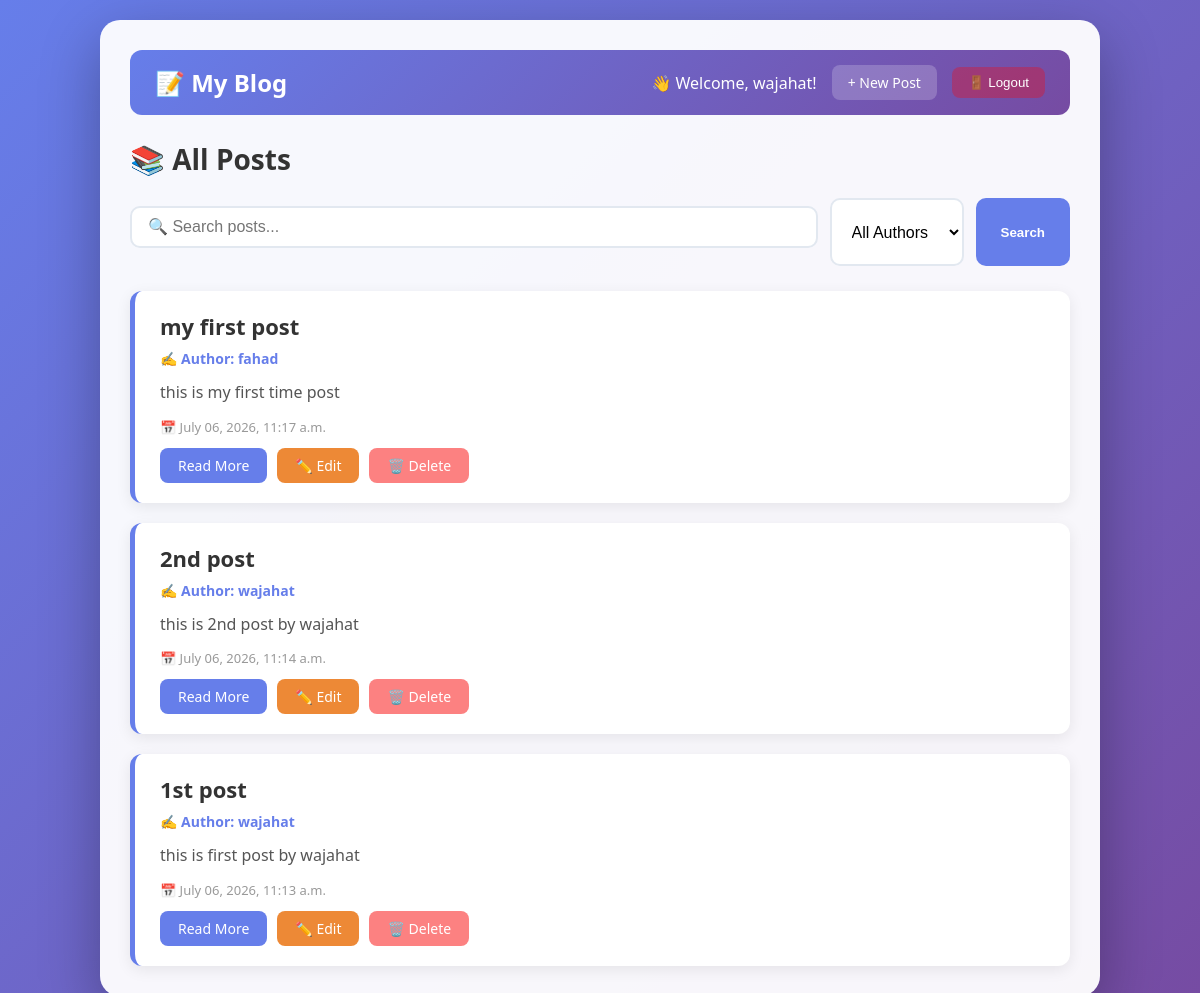
The app's page / (signed in) with its own data.
### posts/models.py (models this page shows, shortened)
class Post(models.Model):
    title = models.CharField(max_length=200)
    content = models.TextField()
    author=models.ForeignKey(User,on_delete=models.CASCADE,related_name='posts',null=True,blank=True)
    created_at = models.DateTimeField(auto_now_add=True)

### posts/views.py (the view)
# urls.py: path('', PostListView.as_view(),name='home'),
class PostListView(ListView): #all posts
    model=Post
    template_name='posts/home.html'
    context_object_name='posts'
    def get_queryset(self):
        queryset=Post.objects.all()
        search=self.request.GET.get('search') #search
        if search:
            queryset=queryset.filter(title__icontains=search)
        author_id = self.request.GET.get('author')
        if author_id:
            queryset = queryset.filter(author_id=author_id)
        return queryset.order_by('-created_at')
    def get_context_data(self, **kwargs):
        context = super().get_context_data(**kwargs)
        context['authors'] = User.objects.all()
        return context

### blogproj/posts/templates/posts/home.html (shortened to what this page needs)
{% extends 'posts/base.html' %}
{% load static %}
{% block content %}
    <h2 class="page-title">📚 All Posts</h2>
    <form method="GET" action="{% url 'home' %}" class="search-form">
        <input type="text" name="search" placeholder="🔍 Search posts..." value="{{ request.GET.search }}">
        <select name="author">
            <option value="">All Authors</option>
        </select>
        <button type="submit">Search</button>
    </form>
    <div class="posts-grid">
        {% for post in posts %}
            <div class="post">
                <h2>{{ post.title }}</h2>
                <p class="author">✍️ Author: {{ post.author.username }}</p>
                <p class="content">{{ post.content|truncatewords:30 }}</p>
                <p class="meta">📅 {{ post.created_at|date:"F d, Y, h:i a" }}</p>
                <div class="actions">
                    <a href="{% url 'detail' pk=post.pk %}" class="btn btn-primary">Read More</a>
                    {% if user == post.author or user.is_superuser %}
                        <a href="{% url 'edit_post' pk=post.pk %}" class="btn btn-warning">✏️ Edit</a>
                        <a href="{% url 'delete_post' pk=post.pk %}" class="btn btn-danger">🗑️ Delete</a>
                    {% endif %}
                </div>
            </div>
        {% empty %}
            <p>No posts yet. <a href="{% url 'create_post' %}">Create one</a></p>
        {% endfor %}
    </div>
{% endblock %}

### blogproj/posts/templates/posts/base.html (shortened to what this page needs)
{% load static %}
<!DOCTYPE html>
<html>
<head>
    <link rel="stylesheet" type="text/css" href="{% static 'posts/style.css' %}">
</head>
<body>
    <div class="container">
        <div class="nav">
            <h1>📝 My Blog</h1>
            <div class="nav-right">
                {% if user.is_authenticated %}
                    <span class="welcome">👋 Welcome, {{ user.username }}!</span>
                    <a href="{% url 'create_post' %}" class="btn btn-primary" style="background: rgba(255,255,255,0.2);">+ New Post</a>
                    <form action="{% url 'logout' %}" method="POST" style="display: inline; margin: 0;">
                        <button type="submit" class="logout-btn">🚪 Logout</button>
                    </form>
                {% else %}
                    <a href="{% url 'login' %}">🔑 Login</a>
                {% endif %}
            </div>
        </div>
        {% block content %}{% endblock %}
    </div>
</body>
</html>

### posts/static/posts/style.css (style rules this page uses)
* { margin: 0; padding: 0; box-sizing: border-box; }
body { font-family: 'Segoe UI', Tahoma, Geneva, Verdana, sans-serif; background: linear-gradient(135deg, #667eea 0%, #764ba2 100%); min-height: 100vh; padding: 20px; }
.container { max-width: 1000px; margin: 0 auto; background: rgba(255, 255, 255, 0.95); padding: 30px; border-radius: 20px; box-shadow: 0 20px 60px rgba(0,0,0,0.3); }
.nav { display: flex; justify-content: space-between; align-items: center; background: linear-gradient(135deg, #667eea 0%, #764ba2 100%); padding: 15px 25px; border-radius: 12px; color: white; margin-bottom: 25px; flex-wrap: wrap; }
.nav h1 { font-size: 24px; margin: 0; color: white; }
.nav-right { display: flex; align-items: center; gap: 15px; flex-wrap: wrap; }
.nav a { color: white; text-decoration: none; padding: 8px 16px; border-radius: 8px; background: rgba(255,255,255,0.15); transition: background 0.3s; font-weight: 500; }
.nav .logout-btn { background: rgba(255, 0, 0, 0.3); border: none; color: white; padding: 8px 16px; border-radius: 8px; cursor: pointer; font-weight: 500; }
.nav .welcome { color: white; font-weight: 500; }
.btn { display: inline-block; padding: 8px 18px; border: none; border-radius: 8px; text-decoration: none; font-weight: 500; font-size: 14px; cursor: pointer; transition: all 0.3s; }
.btn-primary { background: #667eea; color: white; }
.btn-warning { background: #ed8936; color: white; }
.btn-danger { background: #fc8181; color: white; }
.search-form { display: flex; gap: 12px; margin: 20px 0 25px 0; flex-wrap: wrap; }
.search-form input[type="text"] { flex: 1; padding: 10px 16px; border: 2px solid #e2e8f0; border-radius: 10px; font-size: 16px; min-width: 150px; }
.search-form select { padding: 10px 16px; border: 2px solid #e2e8f0; border-radius: 10px; font-size: 16px; background: white; min-width: 130px; }
.search-form button { padding: 10px 25px; background: #667eea; color: white; border: none; border-radius: 10px; font-weight: 600; cursor: pointer; }
.posts-grid { display: flex; flex-direction: column; gap: 20px; margin-top: 20px; }
.post { background: white; padding: 20px 25px; border-radius: 12px; box-shadow: 0 4px 15px rgba(0,0,0,0.08); border-left: 5px solid #667eea; transition: transform 0.3s, box-shadow 0.3s; }
.post h2 { color: #333; font-size: 22px; margin-bottom: 8px; }
.post .author { color: #667eea; font-weight: 600; font-size: 14px; }
.post .content { color: #555; margin: 12px 0; line-height: 1.6; }
.post .meta { color: #999; font-size: 13px; margin-bottom: 12px; }
.post .actions { display: flex; gap: 10px; flex-wrap: wrap; margin-top: 10px; }
.page-title { color: #333; font-size: 28px; margin-bottom: 20px; }
form input, form textarea { width: 100%; padding: 12px 16px; margin: 8px 0 18px 0; border: 2px solid #e2e8f0; border-radius: 10px; font-size: 16px; transition: border 0.3s; }

### records on screen
Post: title "my first post", author.username "fahad", content "this is my first time post", created_at "July 06, 2026, 11:17 a.m.", shows "✏️ Edit"
Post: title "2nd post", author.username "wajahat", content "this is 2nd post by wajahat", created_at "July 06, 2026, 11:14 a.m.", shows "✏️ Edit"
Post: title "1st post", author.username "wajahat", content "this is first post by wajahat", created_at "July 06, 2026, 11:13 a.m.", shows "✏️ Edit"

### other values on screen
{{ user.username }} "wajahat"
